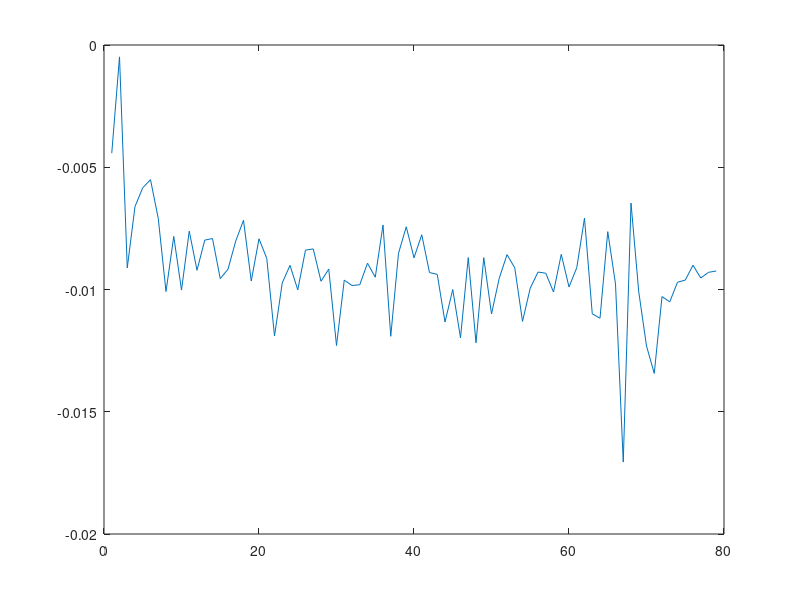

MATLAB code for this plot: (Note: this script raises an error after producing the figure.)
close all; clear all; clc
% Plot Sensor reponse functions for ee192
% S(alpha,x,h,I) = [k*I/(h^2 + x^2)]*(x*sin(alpha) + h*cos(alpha))
% alpha: angle w/respect to horizontal (0 is horizontal)
% x: orthogonal distance to wire
% h: height from ground
% I: current running through wire
% k: amplifier gain

offset = 0.08; %m offset from center
alpha = 0;
h = 0.025; %m
I = 0.1; %A
k = 1; %amp gain

x = -0.30:0.0001:0.30;

SR = (k*I./(h^2 + (x+offset).^2)).*((x+offset).*sin(alpha) + h*cos(alpha));
SL = (k*I./(h^2 + (x-offset).^2)).*((x-offset).*sin(alpha) + h*cos(alpha));

plot(x,1./SR-1./SL)

%%
R = 100:50:4000;
% R = R + (15*randn(1,length(R)));
L = 100;
plot(1./R-1./L)
%%
plot(15*randn(1,length(R)))
%%
R = 100:50:4000;
R = R + (15*randn(1,length(R)));
L = (15*randn(1,length(R))+100);
plot(1./R-1./L)

%%
close all; clear all; clc
filename = 'sensorsData.xls';
range = 'A2:C42';
num = xlsread(filename,range);
dist = num(:,1);
L = num(:,2);
R = num(:,3);
figure; subplot(2,1,1); plot(dist,L,dist,R); 
title('raw data'); legend('L','R'); grid on; subplot(2,1,2); 
plot(dist,L-R); title('error'); xlabel('dist [cm]'); grid on;
% plot(dist+1,L,dist+1,R); grid on
% figure
% plot(dist+1,L-R); grid on
% figure
% plot(dist+1,R); grid on

values = L-R;
error = dist+0.96;

c = pinv(values(18:22))*error(18:22);
% x1 = -2;
% x2 = 2;
% figure
% plot(L-R,dist+0.96,'k'); grid on
% line(1/c*[x1,x2],[x1,x2])
mid1 = 18;
mid2 = 22;
thestart = 16;
theend = 27;
e1 = error(mid1:mid2);
y1 = values(mid1:mid2);
e2 = error(thestart:mid1);
y2 = values(thestart:mid1);
e3 = error(mid2:theend);
y3 = values(mid2:theend);
figure
% plot(dist+0.96,L-R,'k'); grid on
% % line([x1,x2],1/c*[x1,x2])
% plot(e1,y1,e2,y2,e3,y3)
values1 = L-R; values1 = values1./(max(values1)-min(values1));
values2 = L.^2-R.^2; values2 = values2./(max(values2)-min(values2));
values3 = L+L.^2-R-R.^2; values3 = values3./(max(values3)-min(values3));
plot(error,values1,error,values2,error,values3)
%% fft
x = xlsread('center_RightSensor.xls','B2:B65536');
% x = xlsread('6cm_right_RightSensor.xls','B11780:B65536');
fs = 100;                          % Sample frequency (Hz)
m = length(x);          % Window length
n = pow2(nextpow2(m));  % Transform length
y = fft(x,n);           % DFT
f = (0:n-1)*(fs/n);     % Frequency range
power = y.*conj(y)/n;   % Power of the DFT
figure
subplot(2,1,1)
plot(x)
subplot(2,1,2)
plot(f,power)
xlim([2,f])
xlabel('Frequency (Hz)')
ylabel('Power')
title('{\bf Periodogram}')
%% filter
close all; clear all; clc
xx = xlsread('center_RightSensor.xls','B2:B65536');
xx = xx - sum(xx)/length(xx);  xx = downsample(xx,10);
% x = xlsread('6cm_right_RightSensor.xls','B11780:B65536');
fs = 1000;                          % Sample frequency (Hz)
a = 1;
b = fs/1000;
c = 1;
Q = 30;
for i = Q:length(xx)
%     x(i) = (a*xx(i) + b*xx(i-1) + c*xx(i-2))/(a+b+c);
    x(i-Q+1) = sum(xx(i-(Q-1):i))/Q;
end
m1 = length(xx);          % Window length
n1 = pow2(nextpow2(m1));  % Transform length
y1 = fft(xx,n1);           % DFT
f1 = (0:n1-1)*(fs/n1);     % Frequency range
power1 = y1.*conj(y1)/n1;   % Power of the DFT
m2 = length(x);          % Window length
n2 = pow2(nextpow2(m2));  % Transform length
y2 = fft(x,n2);           % DFT
f2 = (0:n2-1)*(fs/n2);     % Frequency range
power2 = y2.*conj(y2)/n2;   % Power of the DFT
figure
subplot(3,1,1)
plot(xx)
subplot(3,1,2)
plot(x)
subplot(3,1,3)
plot(f1,power1/max(power1),f2,power2/max(power1))
xlim([1,100])
xlabel('Frequency (Hz)')
ylabel('Power')
title('{\bf Periodogram}')
errdiff = max(x)-min(x(2:end));
%% calculations
% dt = (1/fs)*Q; %control loop seconds
dt = 1/20;
v = 1; %m/s
radius = 1; %m
dist = v*dt;
angle = dist/radius; %radians
max_error = (radius - radius*cos(angle))*100; %cm
cc = 12820;
disp(errdiff) %voltage 
disp(max_error*cc) %want this to be the same value (or smaller?)